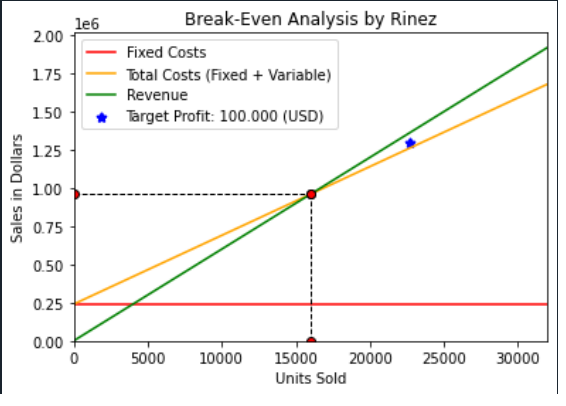

The script that drew this image:
# -*- coding: utf-8 -*-
"""
Created on Fri Jan 12 21:24:29 2024

@author: X1 Carbon Gen 7
"""

import matplotlib.pyplot as plt

'''
Units = float(input('Your units is: '))
SellPrice = float(input('Your selling price per unit is: '))
Variable = float(input('Variable cost per unit is: ' ))
Fixed = float(input('Fixed cost for this year is: ' ))
TargetProfit = float(input('Target Profit for this year is: ' ))

'''
Units = 2000
SellPrice = 60
Variable = 45
Fixed = 240000
TargetProfit = 100000
# -------------------------------------------- in Power Point
# Your units is: 1000
# Your selling price per unit is: 2000
# Variable cost is: 800
# Fixed cost for this year is: 1200000
# Target Profit for this year is: 100000

# -------------------------------------------- in Excel
# Your units is: 2000
# Your selling price per unit is: 60
# Variable cost is: 45
# Fixed cost for this year is: 240000
# Target Profit for this year is: 100000



CM_Ratio = SellPrice-Variable  # Contribution Margin Ratio 
CM = Units*SellPrice - Units*Variable # Contribution Margin

print (f'\n\n Your Contribution Margin per unit is:  {CM:.2f}' )
NC = CM - Fixed # Net income
print (f'\n\n Your Net Income per unit is:  {NC:.2f}' )
NumberofUnits = (Fixed + TargetProfit) / CM_Ratio

BEP = Fixed/CM_Ratio # Break-Even Point
BEPS = Fixed/(CM_Ratio/SellPrice) # Break-Even Point in Sales

print (f'\n Your break even point in units is:  {BEP:.2f} ' 
       + f'\n\n Your break even point in total sales dollars is:  {BEPS:.2f}')


# plt.plot([0, 10],[12, 12 + 2], color='red', label='Fixed Costs')   vẽ đường thẳng đi qua 2 điểm: 0,12 và 10, 12 + 2
#plt.plot([0, 12, 16],[12, 12 + 2, 10], color='red', label='Fixed Costs') text đường bẻ gốc,

plt.plot([0, Fixed + 2 * BEP],[Fixed, Fixed], color='red', label='Fixed Costs')   # [x1,x2,x3] [y1,y2,y3 ]

# Fixed Costs
#plt.plot([0, Fixed],[Fixed, Fixed + 2 * BEP], color='red', label='Fixed Costs')
# Total Costs (Fixed + Variable)
plt.plot([0, 2 * BEP],[Fixed, Fixed + Variable * 2 * BEP], color='orange',label='Total Costs (Fixed + Variable)')
# Revenue
plt.plot([0, 2 * BEP],[0, SellPrice * 2 * BEP], color='green',label='Revenue')

# Break-Even Point
plt.plot([BEP]*2,[0, BEPS], color='black', linestyle='--', lw=1 ,marker = 'o', markerfacecolor = 'red', markersize = 6) # [BEP]*2 = [BEP,BEP]
plt.plot([0, BEP],[BEPS]*2, color='black', linestyle='--', lw=1 ,marker = 'o', markerfacecolor = 'red', markersize = 6)

plt.scatter(NumberofUnits, Fixed+BEPS+TargetProfit, c ="blue", linewidths = 2, marker ="*", label='Target Profit: 100.000 (USD)')
#plt.plot([0,NumberofUnits],[Fixed+BEPS+TargetProfit,Fixed+BEPS+TargetProfit],color='black', linestyle='--', lw=1 ,marker = 'o', markerfacecolor = 'red', markersize = 6)
#plt.plot([NumberofUnits,NumberofUnits],[0,Fixed+BEPS+TargetProfit],color='black', linestyle='--', lw=1 ,marker = 'o', markerfacecolor = 'red', markersize = 6)

plt.legend()
plt.title('Break-Even Analysis by Rinez')
plt.ylabel('Sales in Dollars')
plt.xlabel('Units Sold')

plt.ylim(bottom=0)
plt.xlim(left=0)
plt.xlim(right=2*BEP)
plt.show()
